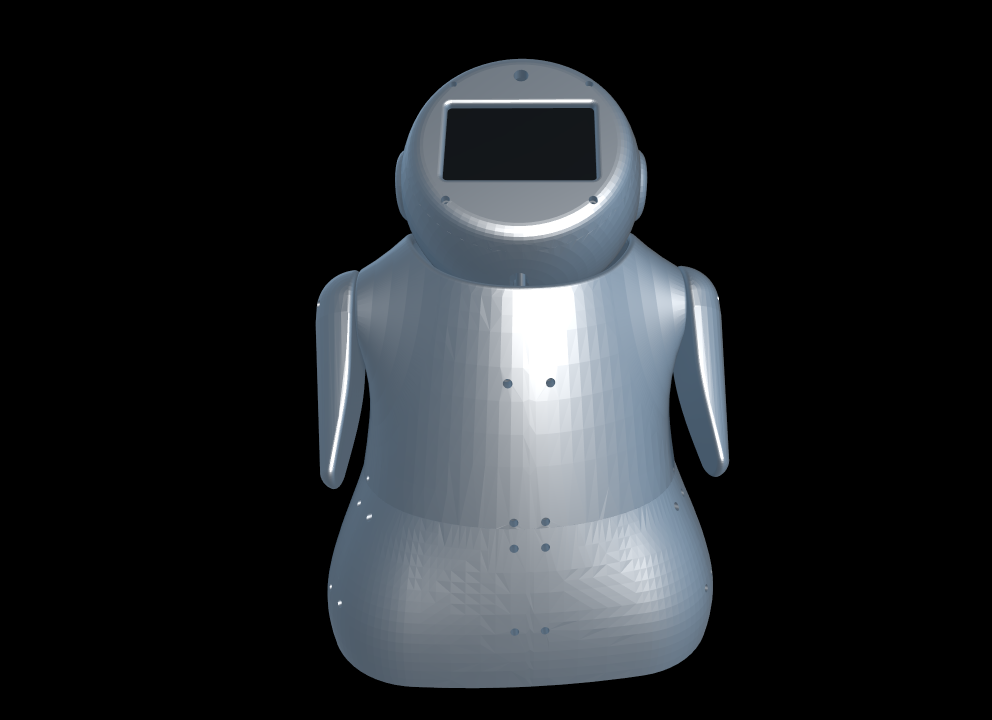
#> input picture src/deep_fake/logo.png, 1983 x 1440 px, found by its file name (shown at 1/2 size)
$ python 'move_obj_wbcm copy.py'
#> lines starting #> are read from the running program, lines starting #| are printed output that depends on the picture; after the words box and inside, x2 and y2 are one past the last pixel; in counts of white or black regions, pixels touching at a corner belong together
import cv2
import numpy as np

img = "C:\\Users\\mahta\\OneDrive\\Documents\\GitHub\\autism_Robot\\src\\deep_fake\\logo.png"
# Object class to insert logo
class Object:
    def __init__(self, start_x=100, start_y=100, size=50):
#> called with start_x = 100, start_y = 100, size = 50
        self.logo_org = cv2.imread(img)
#> self.logo_org is the input picture: shape (1440, 1983, 3); mean B, G, R 40.7, 37.5, 34.4
        self.size = size
        self.logo = cv2.resize(self.logo_org, (size, size))
        img2gray = cv2.cvtColor(self.logo, cv2.COLOR_BGR2GRAY)
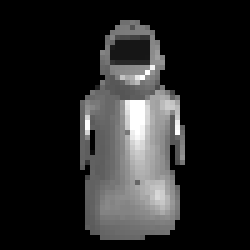
#> img2gray: shape (50, 50) (shown 5 times larger); min 0, max 255, mean 37
        _, logo_mask = cv2.threshold(img2gray, 1, 255, cv2.THRESH_BINARY)
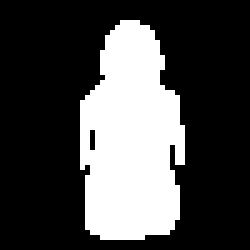
#> logo_mask: shape (50, 50) (shown 5 times larger); 28.5% white; 1 white region, box (x1, y1, x2, y2) and area: (16, 4, 37, 48) 712
        self.logo_mask = logo_mask
        self.x = start_x
        self.y = start_y
        self.on_mask = False
    def insert_object(self, frame):
        roi = frame[self.y:self.y + self.size, self.x:self.x + self.size]
        roi[np.where(self.logo_mask)] = 0
        roi += self.logo
    def update_position(self, mask):
        height, width = mask.shape
        # Check if object is overlapping with moving parts
        roi = mask[self.y:self.y + self.size, self.x:self.x + self.size]
        # check = np.any(roi[np.where(self.logo_mask)])
        # If object has moving parts, then find new position
        if True:
            # To save the best possible movement
            best_delta_x = 0
            best_delta_y = 0
            best_fit = np.inf
            # Try 8 different positions
            for _ in range(8):
                # Pick a random position
                delta_x = np.random.randint(-15, 15)
                delta_y = np.random.randint(-15, 15)
                # Ensure we are inside the frame, if outside, skip and continue
                if self.y + self.size + delta_y > height or self.y + delta_y < 0 or \
                        self.x + self.size + delta_x > width or self.x + delta_x < 0:
                    continue
                # Calculate how much overlap
                roi = mask[self.y + delta_y:self.y + delta_y + self.size, self.x + delta_x:self.x + delta_x + self.size]
                check = np.count_nonzero(roi[np.where(self.logo_mask)])
                # If perfect fit (no overlap), just return
                if check == 0:
                    self.x += delta_x
                    self.y += delta_y
                    return
                # If a better fit found, save it
                elif check < best_fit:
                    best_fit = check
                    best_delta_x = delta_x
                    best_delta_y = delta_y
            # After for-loop, update to best fit (if any found)
            if best_fit < np.inf:
                self.x += best_delta_x
                self.y += best_delta_y
                return

# Get the webcam (default webcam is 0)
cap = cv2.VideoCapture(0)
# If your webcam does not support 640 x 480, this will find another resolution
cap.set(cv2.CAP_PROP_FRAME_WIDTH, 640)
cap.set(cv2.CAP_PROP_FRAME_HEIGHT, 480)
# To detect movement (to get the background)
background_subtractor = cv2.createBackgroundSubtractorMOG2()
# This will create an object
obj = Object()
# Loop forever (or until break)
while True:
    # Read the a frame from webcam
    _, frame = cap.read()
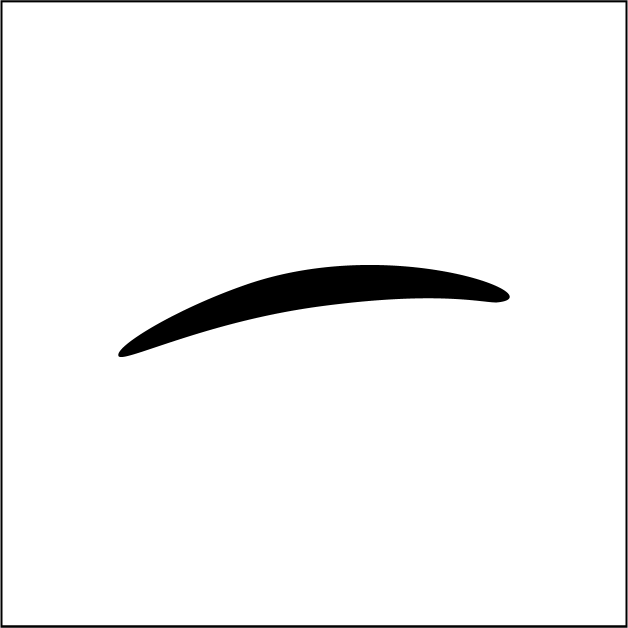
#> input picture deep_fake/Untitled-1.png, 1256 x 1255 px, given in place of the camera (shown at 1/2 size)
#> frame is the input picture: shape (1255, 1256, 3); min 0, max 255, mean 244.1
    # Flip the frame
    frame = cv2.flip(frame, 1)
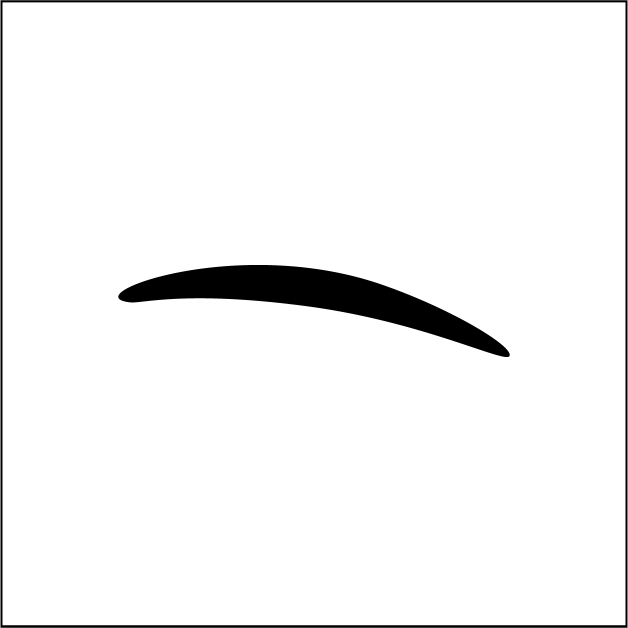
#> frame: shape (1255, 1256, 3) (shown at 1/2 size); min 0, max 255, mean 244.1
    # Get the foreground mask (it is gray scale)
    fg_mask = background_subtractor.apply(frame)
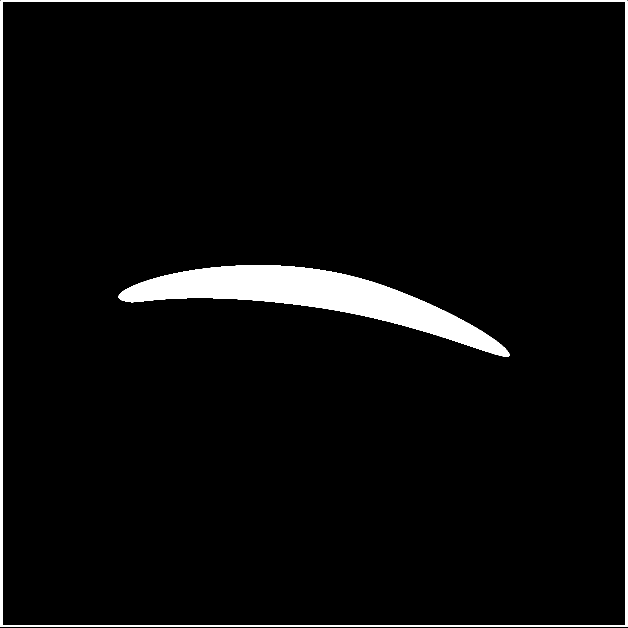
#> fg_mask: shape (1255, 1256) (shown at 1/2 size); values 127 (black) and 255 (white), 4% white; 2 white regions, box (x1, y1, x2, y2) and area: (237, 530, 1019, 714) 45870, (1, 1, 1255, 1254) 17500
    # Convert the gray scale to black and white with a threshold
    # Change the 250 threshold fitting your webcam and needs
    # - Setting it lower will make it more sensitive (also to noise)
    _, fg_mask = cv2.threshold(fg_mask, 250, 255, cv2.THRESH_BINARY)
    # Find a new position for object (logo)
    # - fg_mask contains all moving parts
    # - updated position will be the one with least moving parts
    obj.update_position(fg_mask)
#> in update_position, `roi = mask[self.y:self.y + self.size, self.x:self.x + self.size]`: roi: shape (50, 50); every value is 0
#> the loop in update_position, `for _ in range(8):` made 1 pass
#> check on pass 1: 0
#> after the loop in update_position, `for _ in range(8):`: best_delta_x = 0; best_fit = inf; self.x = 97; self.y = 100
    # Insert the object into the frame
    obj.insert_object(frame)
#> in insert_object, `roi = frame[self.y:self.y + self.size, self.x:self.x + self.size]`: roi: shape (50, 50, 3); every value is 255
#> in insert_object, `roi[np.where(self.logo_mask)] = 0`: roi: shape (50, 50, 3); 71.5% white; 1 black region, box (x1, y1, x2, y2) and area: (16, 4, 37, 48) 712
#> in insert_object, `roi += self.logo`:
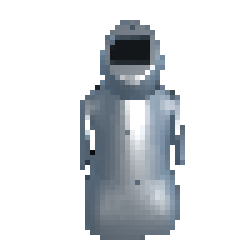
#> roi: shape (50, 50, 3) (shown 5 times larger); mean B, G, R 223.2, 220, 216.8
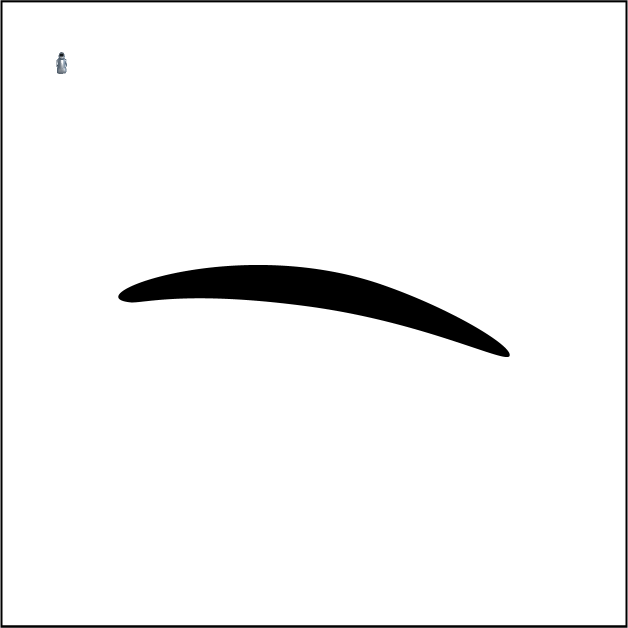
#> frame: shape (1255, 1256, 3) (shown at 1/2 size); 0.04% of pixels changed, all inside (x1, y1, x2, y2) = (113, 104, 134, 148)
    # Show the frame in a window
    cv2.imshow('WebCam', frame)
    # To see the fg_mask uncomment the line below
    # cv2.imshow('fg_mask', fg_mask)
    # Check if q has been pressed to quit
    if cv2.waitKey(1) == ord('q'):
#> (key q is pressed here)
        break
# When everything done, release the capture
cap.release()
cv2.destroyAllWindows()
